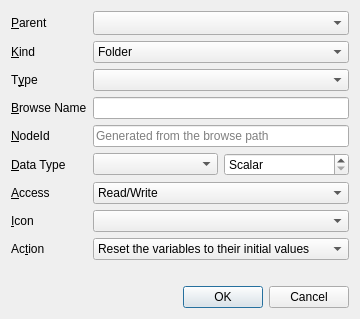
<?xml version="1.0" encoding="UTF-8"?>
<ui version="4.0">
 <class>AddNodeDialog</class>
 <widget class="QDialog" name="AddNodeDialog">
  <property name="windowTitle">
   <string>Add Node</string>
  </property>
  <property name="minimumSize">
   <size>
    <width>360</width>
    <height>0</height>
   </size>
  </property>
  <layout class="QVBoxLayout" name="dialogLayout">
   <item>
    <layout class="QFormLayout" name="formLayout">
     <item row="0" column="0">
      <widget class="QLabel" name="parentLabel">
       <property name="text">
        <string>&amp;Parent</string>
       </property>
       <property name="buddy">
        <cstring>parentCombo</cstring>
       </property>
      </widget>
     </item>
     <item row="0" column="1">
      <widget class="ElidedComboBox" name="parentCombo">
       <property name="sizeAdjustPolicy">
        <enum>QComboBox::AdjustToMinimumContentsLengthWithIcon</enum>
       </property>
       <property name="minimumContentsLength">
        <number>20</number>
       </property>
      </widget>
     </item>
     <item row="1" column="0">
      <widget class="QLabel" name="kindLabel">
       <property name="text">
        <string>&amp;Kind</string>
       </property>
       <property name="buddy">
        <cstring>kindCombo</cstring>
       </property>
      </widget>
     </item>
     <item row="1" column="1">
      <widget class="ElidedComboBox" name="kindCombo">
       <item>
        <property name="text">
         <string>Folder</string>
        </property>
       </item>
       <item>
        <property name="text">
         <string>Object</string>
        </property>
       </item>
       <item>
        <property name="text">
         <string>Variable</string>
        </property>
       </item>
       <item>
        <property name="text">
         <string>Method</string>
        </property>
       </item>
      </widget>
     </item>
     <item row="2" column="0">
      <widget class="QLabel" name="typeLabel">
       <property name="text">
        <string>T&amp;ype</string>
       </property>
       <property name="buddy">
        <cstring>typeCombo</cstring>
       </property>
      </widget>
     </item>
     <item row="2" column="1">
      <widget class="ElidedComboBox" name="typeCombo"/>
     </item>
     <item row="3" column="0">
      <widget class="QLabel" name="browseNameLabel">
       <property name="text">
        <string>&amp;Browse Name</string>
       </property>
       <property name="buddy">
        <cstring>browseNameEdit</cstring>
       </property>
      </widget>
     </item>
     <item row="3" column="1">
      <widget class="ElidedLineEdit" name="browseNameEdit"/>
     </item>
     <item row="4" column="0">
      <widget class="QLabel" name="nodeIdLabel">
       <property name="text">
        <string>&amp;NodeId</string>
       </property>
       <property name="buddy">
        <cstring>nodeIdEdit</cstring>
       </property>
      </widget>
     </item>
     <item row="4" column="1">
      <widget class="ElidedLineEdit" name="nodeIdEdit">
       <property name="placeholderText">
        <string>Generated from the browse path</string>
       </property>
      </widget>
     </item>
     <item row="5" column="0">
      <widget class="QLabel" name="dataTypeLabel">
       <property name="text">
        <string>&amp;Data Type</string>
       </property>
       <property name="buddy">
        <cstring>dataTypeCombo</cstring>
       </property>
      </widget>
     </item>
     <item row="5" column="1">
      <layout class="QHBoxLayout" name="dataTypeLayout">
       <item>
        <widget class="ElidedComboBox" name="dataTypeCombo"/>
       </item>
       <item>
        <widget class="QSpinBox" name="arrayLengthSpin">
         <property name="toolTip">
          <string>Number of array elements; Scalar holds a single value</string>
         </property>
         <property name="accessibleName">
          <string>Array Length</string>
         </property>
         <property name="specialValueText">
          <string>Scalar</string>
         </property>
         <property name="prefix">
          <string>[</string>
         </property>
         <property name="suffix">
          <string>]</string>
         </property>
         <property name="maximum">
          <number>1000</number>
         </property>
        </widget>
       </item>
      </layout>
     </item>
     <item row="6" column="0">
      <widget class="QLabel" name="accessLabel">
       <property name="text">
        <string>&amp;Access</string>
       </property>
       <property name="buddy">
        <cstring>accessCombo</cstring>
       </property>
      </widget>
     </item>
     <item row="6" column="1">
      <widget class="ElidedComboBox" name="accessCombo">
       <property name="currentIndex">
        <number>2</number>
       </property>
       <item>
        <property name="text">
         <string>Read</string>
        </property>
       </item>
       <item>
        <property name="text">
         <string>Write</string>
        </property>
       </item>
       <item>
        <property name="text">
         <string>Read/Write</string>
        </property>
       </item>
      </widget>
     </item>
     <item row="7" column="0">
      <widget class="QLabel" name="iconLabel">
       <property name="text">
        <string>&amp;Icon</string>
       </property>
       <property name="buddy">
        <cstring>iconCombo</cstring>
       </property>
      </widget>
     </item>
     <item row="7" column="1">
      <widget class="ElidedComboBox" name="iconCombo"/>
     </item>
     <item row="8" column="0">
      <widget class="QLabel" name="actionLabel">
       <property name="text">
        <string>Ac&amp;tion</string>
       </property>
       <property name="buddy">
        <cstring>actionCombo</cstring>
       </property>
      </widget>
     </item>
     <item row="8" column="1">
      <widget class="ElidedComboBox" name="actionCombo">
       <item>
        <property name="text">
         <string>Reset the variables to their initial values</string>
        </property>
       </item>
       <item>
        <property name="text">
         <string>Set a variable: SetValue(name, value)</string>
        </property>
       </item>
      </widget>
     </item>
    </layout>
   </item>
   <item>
    <widget class="QLabel" name="problemLabel">
     <property name="wordWrap">
      <bool>true</bool>
     </property>
    </widget>
   </item>
   <item>
    <widget class="QDialogButtonBox" name="buttonBox">
     <property name="standardButtons">
      <set>QDialogButtonBox::Cancel|QDialogButtonBox::Ok</set>
     </property>
    </widget>
   </item>
  </layout>
 </widget>
 <customwidgets>
  <customwidget>
   <class>ElidedLineEdit</class>
   <extends>QLineEdit</extends>
   <header>elidedlineedit.h</header>
  </customwidget>
  <customwidget>
   <class>ElidedComboBox</class>
   <extends>QComboBox</extends>
   <header>elidedcombobox.h</header>
  </customwidget>
 </customwidgets>
 <resources/>
 <connections>
  <connection>
   <sender>buttonBox</sender>
   <signal>accepted()</signal>
   <receiver>AddNodeDialog</receiver>
   <slot>accept()</slot>
  </connection>
  <connection>
   <sender>buttonBox</sender>
   <signal>rejected()</signal>
   <receiver>AddNodeDialog</receiver>
   <slot>reject()</slot>
  </connection>
 </connections>
</ui>
